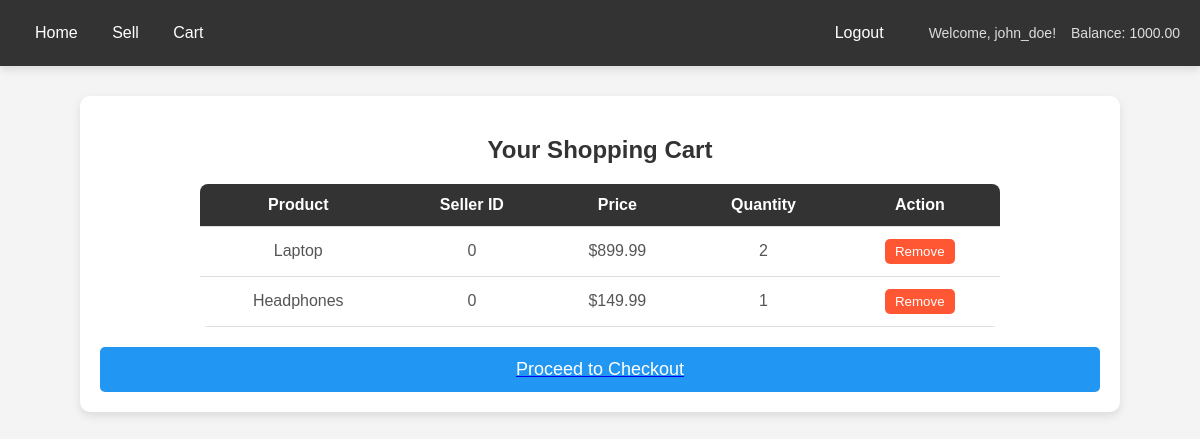
Page /view_cart.php (signed in) on the committed database.
### tables this page shows
CREATE TABLE users (
    user_id INT(11) NOT NULL AUTO_INCREMENT,
    username VARCHAR(50) NOT NULL UNIQUE,
    password VARCHAR(255) NOT NULL,
    balance DECIMAL(10,2) DEFAULT 0.00,
    PRIMARY KEY (user_id)
);

CREATE TABLE cart (
    id INT(11) NOT NULL AUTO_INCREMENT,
    user_id INT(11) NOT NULL,
    product_id INT(11) NOT NULL,
    quantity INT(11) NOT NULL,
    seller_id INT(11) NOT NULL,
    PRIMARY KEY (id),
    FOREIGN KEY (user_id) REFERENCES users(user_id)
        ON DELETE CASCADE
        ON UPDATE CASCADE,
    FOREIGN KEY (product_id) REFERENCES products(id)
        ON DELETE CASCADE
        ON UPDATE CASCADE,
    FOREIGN KEY (seller_id) REFERENCES users(user_id)
        ON DELETE CASCADE
        ON UPDATE CASCADE
);

CREATE TABLE products (
    id INT(11) NOT NULL AUTO_INCREMENT,
    name VARCHAR(100) NOT NULL,
    description TEXT,
    price DECIMAL(10,2) NOT NULL,
    stock INT(11) NOT NULL,
    seller_id INT(11) NOT NULL,
    PRIMARY KEY (id),
    FOREIGN KEY (seller_id) REFERENCES users(user_id)
        ON DELETE CASCADE
        ON UPDATE CASCADE
);

### view_cart.php (the view, shortened to what this page needs)
<?php
$servername = "localhost";
$username = "root";
$password = "";
$dbname = "online_marketplace";
$conn = new mysqli($servername, $username, $password, $dbname);
$user_id = $_SESSION['user_id'];
$sql = "SELECT cart.id AS cart_id, products.name, products.price, cart.quantity, cart.seller_id
        FROM cart
        JOIN products ON cart.product_id = products.id
        WHERE cart.user_id = ?";
$stmt = $conn->prepare($sql);
$stmt->bind_param("i", $user_id);
$stmt->execute();
$result = $stmt->get_result();
?>
<!DOCTYPE html>
<html lang="en">
<head>
</head>
<body>
    <?php include 'navbar.php'; ?>
    <div class="cart-container">
        <h2>Your Shopping Cart</h2>
        <?php if ($result->num_rows > 0): ?>
            <table>
                <thead>
                    <tr>
                        <th>Product</th>
                        <th>Seller ID</th>
                        <th>Price</th>
                        <th>Quantity</th>
                        <th>Action</th>
                    </tr>
                </thead>
                <tbody>
                    <?php while ($row = $result->fetch_assoc()): ?>
                        <tr>
                            <td><?php echo htmlspecialchars($row['name']); ?></td>
                            <td><?php echo htmlspecialchars($row['seller_id']); ?></td>
                            <td>$<?php echo number_format($row['price'], 2); ?></td>
                            <td><?php echo $row['quantity']; ?></td>
                            <td>
                                <form method="POST" action="remove_from_cart.php">
                                    <button type="submit" class="remove-btn">Remove</button>
                                </form>
                            </td>
                        </tr>
                    <?php endwhile; ?>
                </tbody>
            </table>
            <a href="checkout.php">
                <button class="checkout-btn">Proceed to Checkout</button>
            </a>
        <?php else: ?>
            <p class="empty-cart">Your cart is currently empty. Browse products and add them to your cart!</p>
        <?php endif; ?>
    </div>
</body>
</html>

### navbar.php (shortened to what this page needs)
<!DOCTYPE html>
<html lang="en">
<head>
</head>
<body>
<div class="navbar">
    <div class="left">
        <a href="index.php">Home</a>
        <a href="sell_product.php">Sell</a>
        <a href="view_cart.php">Cart</a>
    </div>
    <div class="right">
        <?php if (isset($_SESSION['user_id'])): ?>
            <a href="logout.php">Logout</a>
            <a href="profile.php"><span class="user-info">Welcome, <?php echo $_SESSION['username']; ?>!</span></a>
            <?php
                if (isset($_SESSION['user_id'])) {
                    $conn = new mysqli("localhost", "root", "", "online_marketplace");
                    if (!$conn->connect_error) {
                        $stmt = $conn->prepare("SELECT balance FROM users WHERE user_id = ?");
                        $stmt->bind_param("i", $_SESSION['user_id']);
                        $stmt->execute();
                        $stmt->bind_result($updated_balance);
                        if ($stmt->fetch()) {
                            echo '<span class="user-info">Balance: ' . $updated_balance . '</span>';
                        }
                    }
                }
                ?>
        <?php else: ?>
            <a href="login.php">Login</a>
            <a href="sign_up.php">Sign Up</a>
        <?php endif; ?>
    </div>
</div>
</body>
</html>

### view_cart.php (style rules this page uses)
body { font-family: 'Arial', sans-serif; background-color: #f4f4f4; margin: 0; padding: 0; }
.navbar { background-color: #333; padding: 15px; color: white; text-align: center; }
h2 { text-align: center; color: #333; margin-top: 20px; }
table { width: 80%; margin: 0 auto; border-collapse: collapse; background-color: #fff; border-radius: 8px; overflow: hidden; }
table th, table td { padding: 12px; text-align: center; border-bottom: 1px solid #ddd; }
table th { background-color: #333; color: white; }
table td { color: #555; }
button { background-color: #4CAF50; color: white; padding: 10px 15px; border: none; cursor: pointer; border-radius: 5px; transition: background-color 0.3s; }
.cart-container { max-width: 1000px; margin: 30px auto; padding: 20px; background-color: #fff; box-shadow: 0 4px 10px rgba(0, 0, 0, 0.1); border-radius: 10px; }
.checkout-btn { display: block; width: 100%; background-color: #2196F3; color: white; font-size: 18px; padding: 12px; border: none; border-radius: 5px; margin-top: 20px; transition: background-color 0.3s; }
.remove-btn { background-color: #FF5733; padding: 5px 10px; color: white; border: none; cursor: pointer; border-radius: 5px; }

### navbar.php (style rules this page uses)
body { font-family: Arial, sans-serif; margin: 0; padding: 0; background-color: #f4f4f4; }
.navbar { background-color: #333; padding: 14px 20px; box-shadow: 0 4px 8px rgba(0, 0, 0, 0.1); display: flex; justify-content: space-between; align-items: center; position: sticky; top: 0; z-index: 1000; }
.navbar a { color: white; text-decoration: none; padding: 10px 15px; font-size: 16px; transition: background-color 0.3s ease, color 0.3s ease; }
.navbar .right { display: flex; align-items: center; }
.navbar .right a { margin-left: 15px; }
.navbar .user-info { font-size: 14px; color: #ddd; }

### rows in the picture
users: balance "1000.00"
cart: product.name "Laptop", seller "0", product.price "899.99", quantity "2"
cart: product.name "Headphones", seller "0", product.price "149.99", quantity "1"

### other values in the picture
$_SESSION['username'] "john_doe"
